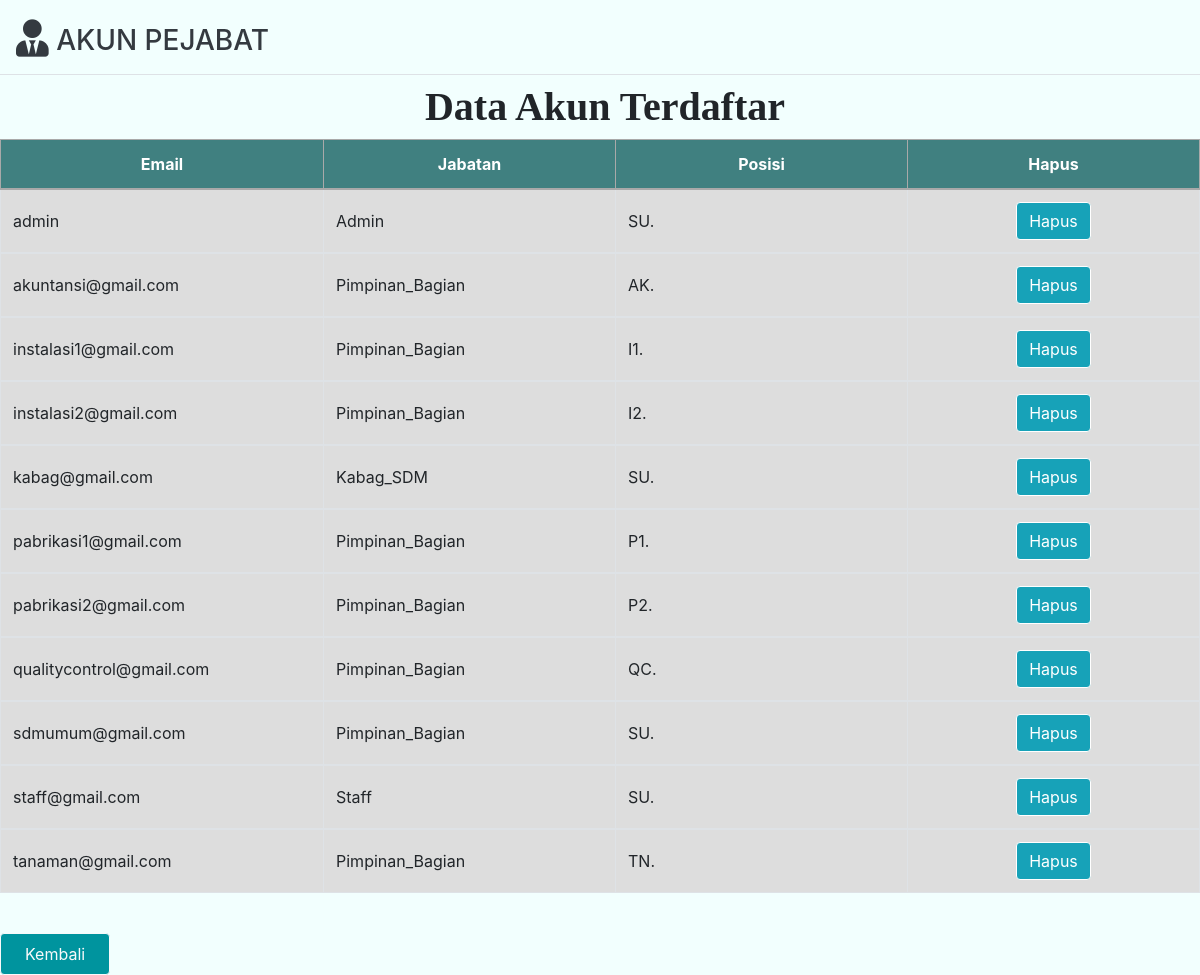
The page /pegawai/tampilpejabat.php (signed in) on the database its author committed.
### tables this page shows
CREATE TABLE `akun_pejabat` (
  `usernamepejabat` varchar(100) NOT NULL,
  `email` varchar(50) NOT NULL,
  `password` varchar(225) NOT NULL,
  `jabatan` varchar(30) NOT NULL,
  `posisi` varchar(15) NOT NULL
);

### pegawai/tampilpejabat.php (the view, shortened to what this page needs)
 <?php
require_once("connect.php");
$result= mysqli_query ($connection,"SELECT * from akun_pejabat ")
?>
<!DOCTYPE HTML>
<html>
<head>
    <link rel="stylesheet" href="../fontawesome/css/all.css">
    <link rel="stylesheet" href="../css/bootstrap.css">
    <link rel="stylesheet" href="../https://cdnjs.cloudflare.com/ajax/libs/material-design-iconic-font/2.2.0/css/material-design-iconic-font.min.css">
    <link rel="stylesheet" href="../css/style.css">
    <link rel="stylesheet" href="../css/simple-sidebar.css">
</head>
<body>
    <div class="col-13 offset 1">
        <h3 class="text-dark p-3 border-bottom mt-2"><i class="fas fa-user-tie fa-lg"></i> AKUN PEJABAT </h3>
    </div>
    <div>
        <h1 class="judul">Data Akun Terdaftar</h1>
    </div>
              <table class="table table-striped table-bordered text-center">
                <thead class="thead-dark">
                  <tr>
                    <th>Email
                    <th>Jabatan
                    <th>Posisi
                    <th>Hapus</th>
                  </tr>
                </thead>
                  <?php
                    while($row=mysqli_fetch_array($result)){
                  ?>
                <tbody style="text-align: left;">
                  <tr>
                    <td><?php echo $row['usernamepejabat']; ?></td>
                    <td><?php echo $row['jabatan']; ?></td>
                    <td><?php echo $row['posisi']; ?></td>
                    <td style="text-align: center;"><button class="btn badge-info" onclick="hapus(<?php echo"'$row[usernamepejabat]'";  ?>)">Hapus</button></td>
                  </tr>
                </tbody>
                  <?php
                    }
                    ?>
              </table></br>
               <a type="submit" href="?page=home" class="btn bg-2 text-light border-0 pr-4 pl-4 pt-2 pb-2">Kembali</a>
</body>
</html>

### css/style.css (style rules this page uses)
.btn { border: 1px solid !important; }
td { width: 200px; }
body,html { background-color: rgb(242, 255, 254); height: 100%; }
.bg-2 { background-color: rgb(0, 148, 158); }

### css/simple-sidebar.css (style rules this page uses)
body,html { height: 100%; overflow-x: hidden; }

### pegawai/tampilpejabat.php (style rules this page uses)
.judul { margin-left: 10px; text-align: center; font-family: Gill Sans MT Condensed; font-size: 40px; font-weight: bold; }

### rows shown on the page
akun_pejabat: usernamepejabat "admin", jabatan "Admin", posisi "SU."
akun_pejabat: usernamepejabat "akuntansi@gmail.com", jabatan "Pimpinan_Bagian", posisi "AK."
akun_pejabat: usernamepejabat "instalasi1@gmail.com", jabatan "Pimpinan_Bagian", posisi "I1."
akun_pejabat: usernamepejabat "instalasi2@gmail.com", jabatan "Pimpinan_Bagian", posisi "I2."
akun_pejabat: usernamepejabat "kabag@gmail.com", jabatan "Kabag_SDM", posisi "SU."
akun_pejabat: usernamepejabat "pabrikasi1@gmail.com", jabatan "Pimpinan_Bagian", posisi "P1."
akun_pejabat: usernamepejabat "pabrikasi2@gmail.com", jabatan "Pimpinan_Bagian", posisi "P2."
akun_pejabat: usernamepejabat "qualitycontrol@gmail.com", jabatan "Pimpinan_Bagian", posisi "QC."
akun_pejabat: usernamepejabat "sdmumum@gmail.com", jabatan "Pimpinan_Bagian", posisi "SU."
akun_pejabat: usernamepejabat "staff@gmail.com", jabatan "Staff", posisi "SU."
akun_pejabat: usernamepejabat "tanaman@gmail.com", jabatan "Pimpinan_Bagian", posisi "TN."
